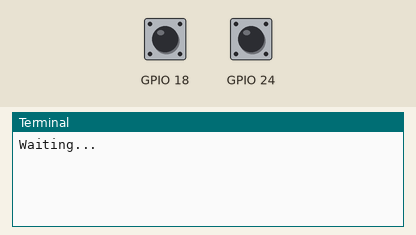
The program below on a simulated Raspberry Pi (BCM pin numbers). Shown: the last lines printed to the terminal. The inputs (shaded band) are chosen by the test bench; at power-on: GPIO 18 HIGH, GPIO 24 HIGH.

Above: at 1.2 s.
1.3 s: GPIO 18 pulled LOW for 0.15 s
At 1.7 s:
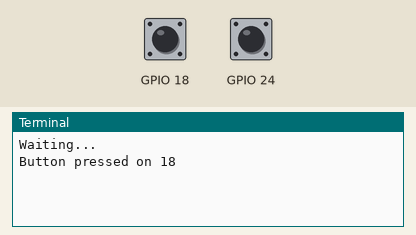
2.9 s: GPIO 18 pulled LOW for 1 s
At 3.7 s:
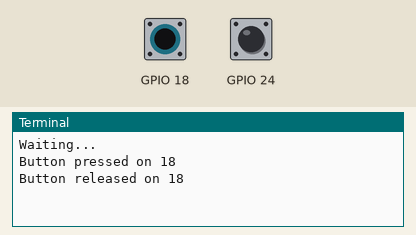

Measured:
- after the input at 1.3 s, the terminal: prints a new line at once (image 1)
- after the input at 2.9 s, the terminal: prints a new line at once (image 2)

The program:

zaehler.py
```python
#!/usr/bin/python

import RPi.GPIO as GPIO
import time

GPIO.setmode(GPIO.BCM)
GPIO.setup(18, GPIO.IN, pull_up_down=GPIO.PUD_UP)
GPIO.setup(24, GPIO.IN, pull_up_down=GPIO.PUD_UP)

pressed = False

def btn_callback(channel):
	global pressed
	if pressed is False:
		# hier kommt der SQL INSERT hin
		print('Button pressed on %s'%channel)
		pressed = True
	else:
		print('Button released on %s'%channel)
		pressed = False

GPIO.add_event_detect(18, GPIO.BOTH, callback=btn_callback, bouncetime=300)

try:
	print("Waiting...")
	GPIO.wait_for_edge(24, GPIO.RISING)

except KeyboardInterrupt:
	GPIO.cleanup()
GPIO.cleanup()
```
